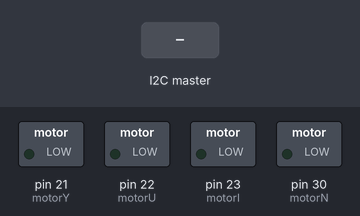
A sketch run on a simulated Arduino Leonardo, built with avr-gcc and run on an emulated ATmega32U4. On the bench: switched loads named in the sketch (green lamp = pin HIGH). Wiring (inferred from the names in the program): 5×8 keypad (labels assumed): rows pin 4, pin 3, pin 2, pin 1, pin 0; columns pin 5, pin 6, pin 7, pin 8, pin 9, pin 10, pin 11, pin 12. The inputs (shaded band) are chosen by the test bench. USB keyboard and mouse output is not drawn; pins used as bus, display or sensor lines are not drawn.

Above: at 1.2 s.
1.3 s: the I2C master sends "y"
At 1.6 s:
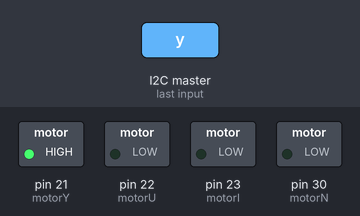
2.8 s: the I2C master sends "u"
At 3.3 s:
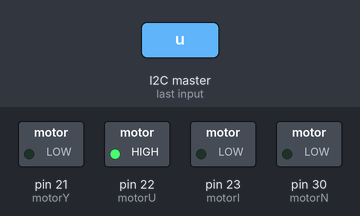
4.3 s: the I2C master sends "i"
At 4.9 s:
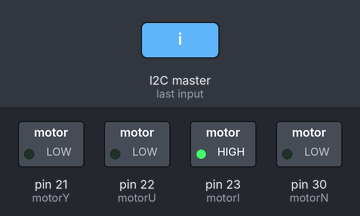
5.8 s: the I2C master sends "n"
At 7.0 s:
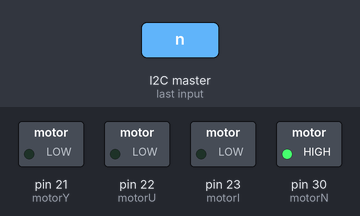
7.3 s: the I2C master sends "o"
At 8.7 s:
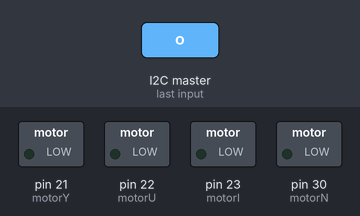
Timing chart, 0 to 9.8 s (numbered marks = the images above; inputs shaded):
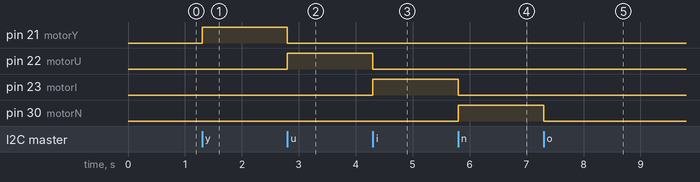

Measured:
- after the input at 1.3 s, pin 21 (motorY): LOW → HIGH at once
- after the input at 2.8 s, pin 21 (motorY): HIGH → LOW at once; pin 22 (motorU): LOW → HIGH at once
- after the input at 4.3 s, pin 22 (motorU): HIGH → LOW at once; pin 23 (motorI): LOW → HIGH at once
- after the input at 5.8 s, pin 23 (motorI): HIGH → LOW at once; pin 30 (motorN): LOW → HIGH at once
- after the input at 7.3 s, pin 30 (motorN): HIGH → LOW at once

The sketch:

right_side.ino
```cpp
#include <Wire.h>
#include <Keyboard.h>

const int numRows = 5;
const int numCols = 8;

const int motorY = 21;
const int motorU = 22;
const int motorI = 23;
const int motorO = 24;
const int motorP = 25;
const int motorH = 26;
const int motorJ = 27;
const int motorK = 28;
const int motorL = 29;
const int motorN = 30;
const int motorM = 31;

const int numMotors = 11;

const int motors[numMotors] = {motorY, motorU, motorI, motorO, motorP, motorH, motorJ, motorK, motorL, motorN, motorM};

struct Key {
    char normal;
    uint8_t special;
    int pressedCode; //0 means not pressed before or after loop; 1 means not pressed before but pressed after; 2 means pressed before but not pressed after; 3 means pressed before and still pressed
};

// Define row and column pins
const int rowPins[numRows] = {4, 3, 2, 1, 0};
const int colPins[numCols] = {5, 6, 7, 8, 9, 10, 11, 12};

// Key mapping
Key keyMap[numRows][numCols] = {
    {{'6', 0, 0}, {'7', 0, 0},  {'8', 0, 0},  {'9', 0, 0},              {'0', 0, 0},              {'-', 0, 0},  {'=', 0, 0},                {'\0', KEY_BACKSPACE, 0}},
    {{'y', 0, 0}, {'u', 0, 0},  {'i', 0, 0},  {'o', 0, 0},              {'p', 0, 0},              {'[', 0, 0},  {']', 0, 0},                {'\0', KEY_RETURN, 0}},
    {{'h', 0, 0}, {'j', 0, 0},  {'k', 0, 0},  {'l', 0, 0},              {';', 0, 0},              {'\'', 0, 0}, {'#', 0, 0},                {'\0', 0, 0}},
    {{'n', 0, 0}, {'m', 0, 0},  {',', 0, 0},  {'.', 0, 0},              {'/', 0, 0},              {'v', 0, 0},  {'\0', KEY_RIGHT_SHIFT, 0}, {'\0', 0, 0}},
    {{' ', 0, 0}, {'\0', 0, 0}, {'\0', 0, 0}, {'\0', KEY_RIGHT_ALT, 0}, {'\0', KEY_RIGHT_GUI, 0}, {'\0', 0, 0}, {'\0', KEY_MENU, 0},        {'\0', KEY_RIGHT_CTRL, 0}}
    };

void setup() {
  Keyboard.begin();
  Wire.begin(1);
  Wire.onReceive(activateMotors);


  for (int motorCount = 0; motorCount < numMotors; motorCount++) {
    pinMode(motors[motorCount], OUTPUT);
  }

  // Set row pins as OUTPUT and initialize HIGH
  for (int row = 0; row < numRows; row++) {
    pinMode(rowPins[row], OUTPUT);
    digitalWrite(rowPins[row], HIGH);
  }

  // Set column pins as INPUT with internal pull-ups
  for (int col = 0; col < numCols; col++) {
    pinMode(colPins[col], INPUT_PULLUP);
  }
}

void loop() {
  readMatrix();
  pressButtons();
  sendToSlave();
  delay(50);
}
void readMatrix(){
  for (int row = 0; row < numRows; row++) {
    digitalWrite(rowPins[row], LOW);

    for (int col = 0; col < numCols; col++) {
      if (digitalRead(colPins[col]) == LOW) {  // Key is pressed

        if (keyMap[row][col].pressedCode == 0) {
            keyMap[row][col].pressedCode = 1;
        } else {
            keyMap[row][col].pressedCode = 3;
        }
      } else {
        if (keyMap[row][col].pressedCode == 3) {
            keyMap[row][col].pressedCode = 2;
        } else {
            keyMap[row][col].pressedCode = 0;
        }
      }
    }
    digitalWrite(rowPins[row], HIGH);
  }
}

void sendToSlave(){
  String masterCode = "";
  for (int row = 0; row < numRows; row++) {
    for (int col = 0; col < numCols; col++) {
      if (keyMap[row][col].pressedCode == 1) {
        Wire.beginTransmission(2);
        Wire.write(row);
        Wire.write(col);
        Wire.write(keyMap[row][col].pressedCode);
        Wire.endTransmission();
        keyMap[row][col].pressedCode = 3;
        delay(5);
      } else if (keyMap[row][col].pressedCode == 2){
        Wire.beginTransmission(2);
        Wire.write(row);
        Wire.write(col);
        Wire.write(keyMap[row][col].pressedCode);
        Wire.endTransmission();
        keyMap[row][col].pressedCode = 0;
        delay(5);
      }
    }
  }

}

void pressButtons(){
  for (int row = 0; row < numRows; row++) {
    for (int col = 0; col < numCols; col++) {
      if (keyMap[row][col].pressedCode == 1) {
        if (keyMap[row][col].special != 0) {
          Keyboard.press(keyMap[row][col].special);
        } else if (keyMap[row][col].normal != '\0') {
          Keyboard.press(keyMap[row][col].normal);
        }
        keyMap[row][col].pressedCode = 3;
      } else if (keyMap[row][col].pressedCode == 2){
        if (keyMap[row][col].special != 0) {
          Keyboard.release(keyMap[row][col].special);
        } else if (keyMap[row][col].normal != '\0') {
          Keyboard.release(keyMap[row][col].normal);
        }
        keyMap[row][col].pressedCode = 0;
      }
    }
  }
}

void activateMotors(){
  for (int motorCount = 0; motorCount < numMotors; motorCount++) {
    digitalWrite(motors[motorCount], LOW);
  }

  char command = Wire.read();

  if (command == 'y') {
    digitalWrite(motorY, HIGH);
    delay(10);
  } else if (command == 'u') {
    digitalWrite(motorU, HIGH);
    delay(10);
  } else if (command == 'i') {
    digitalWrite(motorI, HIGH);
    delay(10);
  } else if (command == 'o') {
    digitalWrite(motorO, HIGH);
    delay(10);
  } else if (command == 'p') {
    digitalWrite(motorP, HIGH);
    delay(10);
  } else if (command == 'h') {
    digitalWrite(motorH, HIGH);
    delay(10);
  } else if (command == 'j') {
    digitalWrite(motorJ, HIGH);
    delay(10);
  } else if (command == 'k') {
    digitalWrite(motorK, HIGH);
    delay(10);
  } else if (command == 'l') {
    digitalWrite(motorL, HIGH);
    delay(10);
  } else if (command == 'n') {
    digitalWrite(motorN, HIGH);
    delay(10);
  } else if (command == 'm') {
    digitalWrite(motorM, HIGH);
    delay(10);
  } else if (command == '0') {
    for (int motorCount = 0; motorCount < numMotors; motorCount++) {
      digitalWrite(motors[motorCount], LOW);
    }
    delay(10);
  }
}
```
